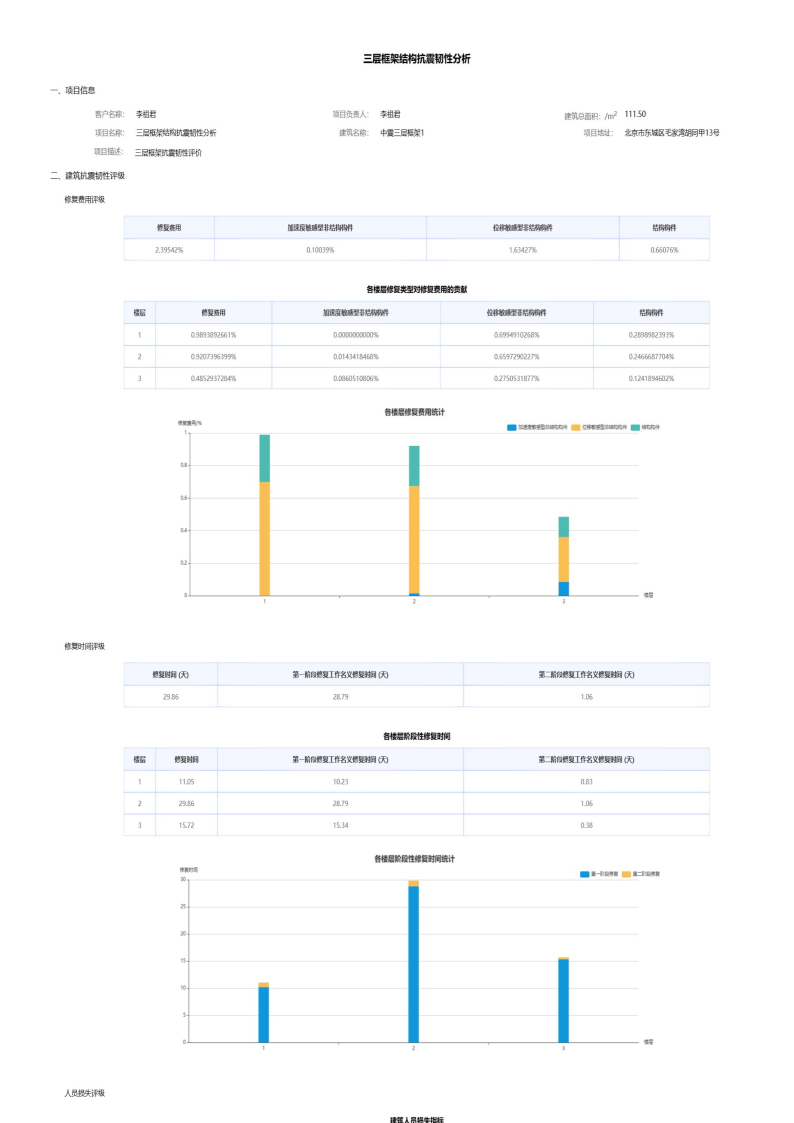
#> input picture report_hq_p1.png, 2382 x 3368 px, found by its file name (shown at 1/3 size)
$ python crop_repair_time.py
#> lines starting #> are read from the running program, lines starting #| are printed output that depends on the picture
# -*- coding: utf-8 -*-
"""Crop repair time section from report and OCR with Windows OCR."""
import subprocess, sys, os
from pathlib import Path

# Use PIL to crop
from PIL import Image

src = r'd:\代码复现\report_hq_p1.png'
img = Image.open(src)
#> img is the input picture: PIL image 2382x3368 RGB; mean R, G, B 250.6, 251.3, 251.8
print(f'Image size: {img.size}')
#| Image size: (2382, 3368)

# The repair time section is on the bottom-left of page 1
# Full image is 2382x3368. Crop bottom-left quadrant
w, h = img.size
#> w = 2382; h = 3368
# Bottom-left quadrant
crop_bl = img.crop((0, h//2, w//2, h))
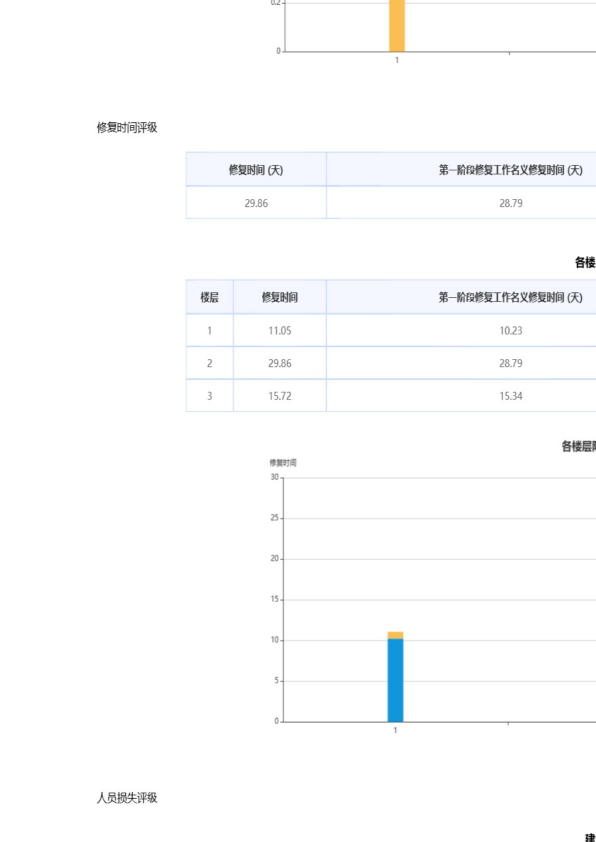
#> crop_bl: PIL image 1191x1684 RGB (shown at 1/2 size); mean R, G, B 251.6, 252.1, 252.7
crop_bl.save(r'd:\代码复现\report_repair_time.png')
print(f'Saved crop: {crop_bl.size}')
#| Saved crop: (1191, 1684)

# Also crop just the repair time table area (lower portion)
# Based on the OCR, the repair time section is in the lower-middle
crop_rt = img.crop((0, int(h*0.55), int(w*0.75), int(h*0.85)))
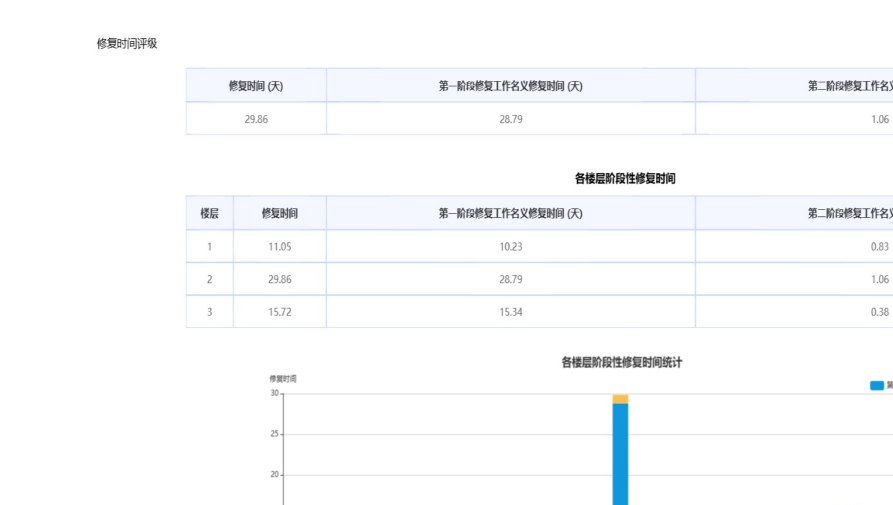
#> crop_rt: PIL image 1786x1010 RGB (shown at 1/2 size); mean R, G, B 249.8, 250.8, 252.2
crop_rt.save(r'd:\代码复现\report_repair_time2.png')
print(f'Saved crop2: {crop_rt.size}')
#| Saved crop2: (1786, 1010)

# Now use Windows OCR via PowerShell
ps_script = r'''
Add-Type -AssemblyName System.Runtime.WindowsRuntime
$asTaskGeneric = ([System.WindowsRuntimeSystemExtensions].GetMethods() | ? { $_.Name -eq 'AsTask' -and $_.GetParameters().Count -eq 1 -and $_.GetParameters()[0].ParameterType.Name -eq 'IAsyncOperation`1' })[0]

function Await($WinRtTask, $ResultType) {
    $asTask = $asTaskGeneric.MakeGenericMethod($ResultType)
    $netTask = $asTask.Invoke($null, @($WinRtTask))
    $netTask.Wait(-1) | Out-Null
    $netTask.Result
}

function RunOcr($imagePath) {
    Add-Type -AssemblyName Windows.Security
    $stream = [Windows.Storage.Streams.RandomAccessStreamReference]::CreateFromFile($imagePath)
    $streamRef = [Windows.Storage.Streams.IRandomAccessStreamReference]$stream
    $asyncOp = [Windows.Graphics.Imaging.BitmapDecoder]::CreateAsync((Await $stream.OpenReadAsync() ([Windows.Storage.Streams.IRandomAccessStream])))
    # Simplified: use OcrEngine directly on the image file
    $file = Get-Item $imagePath
    $storageFile = [Windows.Storage.StorageFile]::GetFileFromPathAsync($file.FullName)
    # Actually, let's use a simpler approach
    Write-Output "OCR not directly available in PS, using alternative"
}

# Alternative: use the .NET System.Speech or just use the image directly
# Actually, let's try Windows.Media.Ocr via PowerShell
[Windows.Media.Ocr.OcrEngine, Windows.Media.Ocr, ContentType=WindowsRuntime] | Out-Null
[Windows.Graphics.Imaging.BitmapDecoder, Windows.Graphics.Imaging, ContentType=WindowsRuntime] | Out-Null
[Windows.Storage.StorageFile, Windows.Storage, ContentType=WindowsRuntime] | Out-Null
[Windows.Storage.Streams.RandomAccessStreamReference, Windows.Storage.Streams, ContentType=WindowsRuntime] | Out-Null

function Invoke-WinRTOcr {
    param([string]$ImagePath)

    $file = [Windows.Storage.StorageFile]::GetFileFromPathAsync($ImagePath)
    # Wait for the async operation
    $filePath = $ImagePath
    $uri = [System.Uri]$filePath

    # Use BitmapDecoder
    $ras = [Windows.Storage.Streams.RandomAccessStreamReference]::CreateFromUri($uri)

    # Actually this is getting too complex. Let me use a Python-based OCR approach
    Write-Output "Trying Python approach instead"
}

Write-Output "PowerShell OCR approach - skipping complex WinRT"
'''

# Instead, let's try using the pytesseract or easyocr if available
# Or better: let's just crop and save smaller sections and view them in browser

# Crop the specific repair time table rows
# Based on the high-res image layout, the table is likely around y=2000-2800
crop_table = img.crop((0, 1900, 1800, 2900))
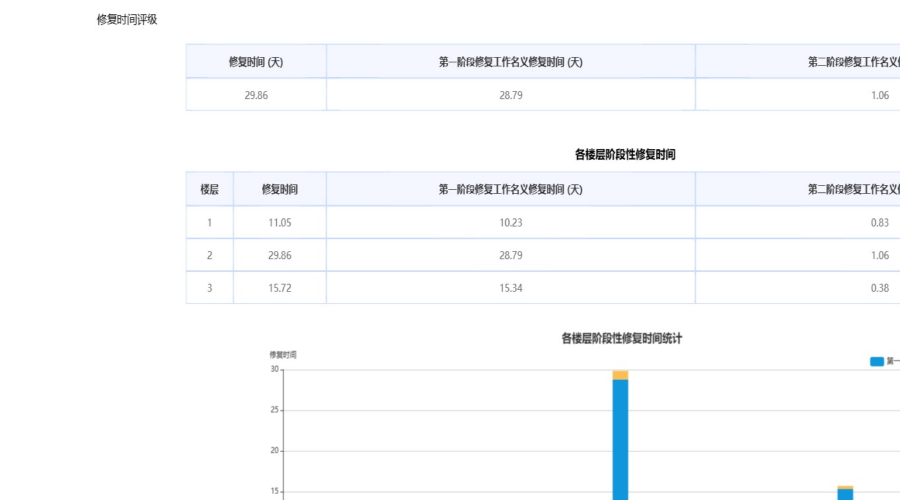
#> crop_table: PIL image 1800x1000 RGB (shown at 1/2 size); mean R, G, B 249.4, 250.5, 252
crop_table.save(r'd:\代码复现\report_rt_table.png')
print(f'Saved table crop: {crop_table.size}')
#| Saved table crop: (1800, 1000)

# Also try to get individual rows
# Row 1 (floor 1): around y=2200
# Row 2 (floor 2): around y=2350
# Row 3 (floor 3): around y=2500
for i, (y1, y2, label) in enumerate([(2150, 2280, 'row1'), (2280, 2410, 'row2'), (2410, 2540, 'row3')]):
    crop = img.crop((100, y1, 1700, y2))
    crop.save(rf'd:\代码复现\report_rt_{label}.png')
    print(f'Saved {label}: {crop.size}')
#> this loop made 3 passes
#> pass 1, `crop = img.crop((100, y1, 1700, y2))`:
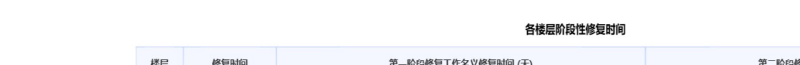
#> crop: PIL image 1600x130 RGB (shown at 1/2 size); mean R, G, B 246.5, 247.2, 249.3
#> pass 2, `crop = img.crop((100, y1, 1700, y2))`:
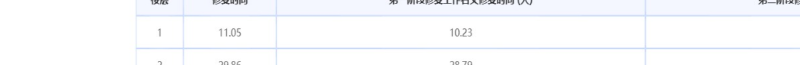
#> crop: PIL image 1600x130 RGB (shown at 1/2 size); mean R, G, B 248.4, 249.6, 252.2
#> pass 3, `crop = img.crop((100, y1, 1700, y2))`:
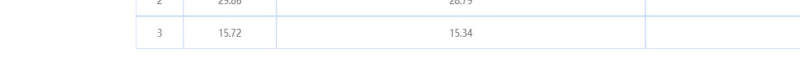
#> crop: PIL image 1600x130 RGB (shown at 1/2 size); mean R, G, B 252.6, 253.1, 253.7

$ run again, with report_hq_p2.png copied over report_hq_p1.png
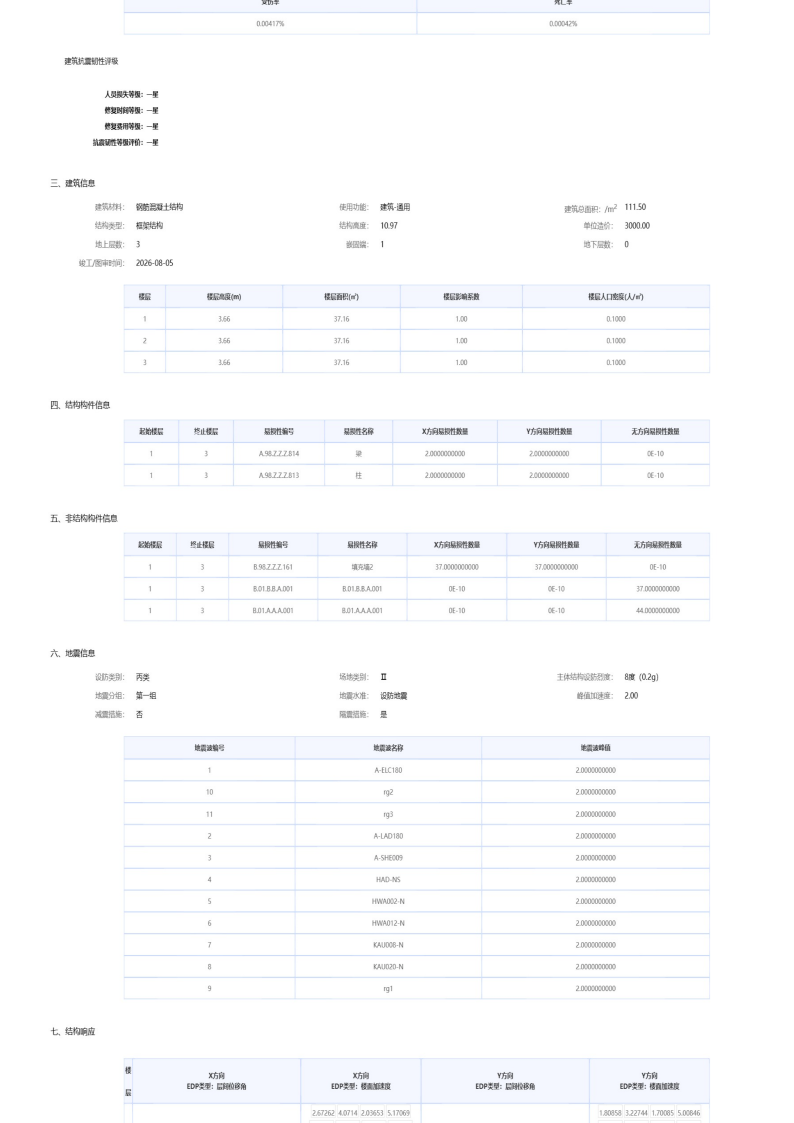
#> input picture report_hq_p2.png, 2382 x 3368 px, found by its file name (shown at 1/3 size)
#> img is the input picture: PIL image 2382x3368 RGB; mean R, G, B 250.7, 251.3, 252.5
#| Image size: (2382, 3368)
#| Saved crop: (1191, 1684)
#| Saved crop2: (1786, 1010)
#> `crop_table = img.crop((0, 1900, 1800, 2900))`:
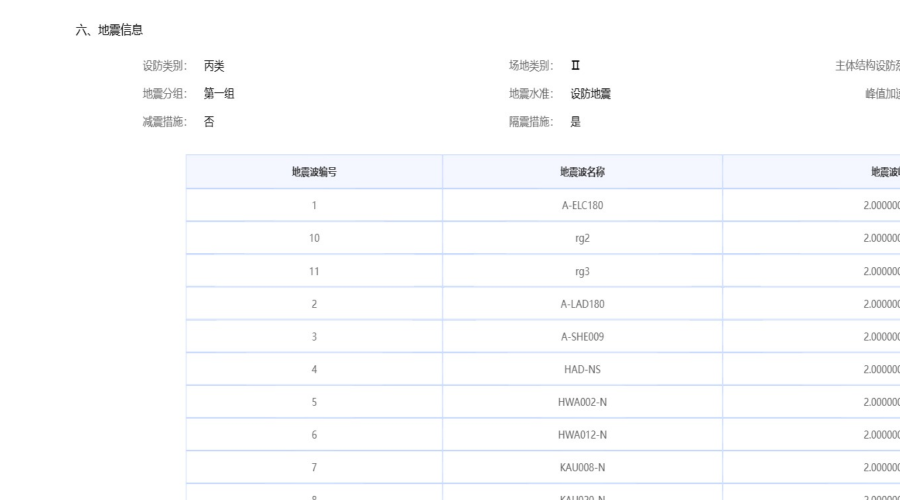
#> crop_table: PIL image 1800x1000 RGB (shown at 1/2 size); mean R, G, B 251.1, 251.7, 252.8
#| Saved table crop: (1800, 1000)
#> the loop `for i, (y1, y2, label) in enumerate([(2150, 2280, 'row1'), (2280, 2410..` made 3 passes
#> pass 3, `crop = img.crop((100, y1, 1700, y2))`:
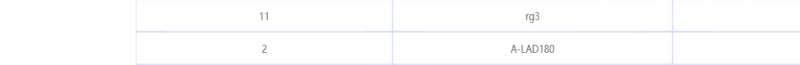
#> crop: PIL image 1600x130 RGB (shown at 1/2 size); mean R, G, B 252.6, 253.1, 253.9
